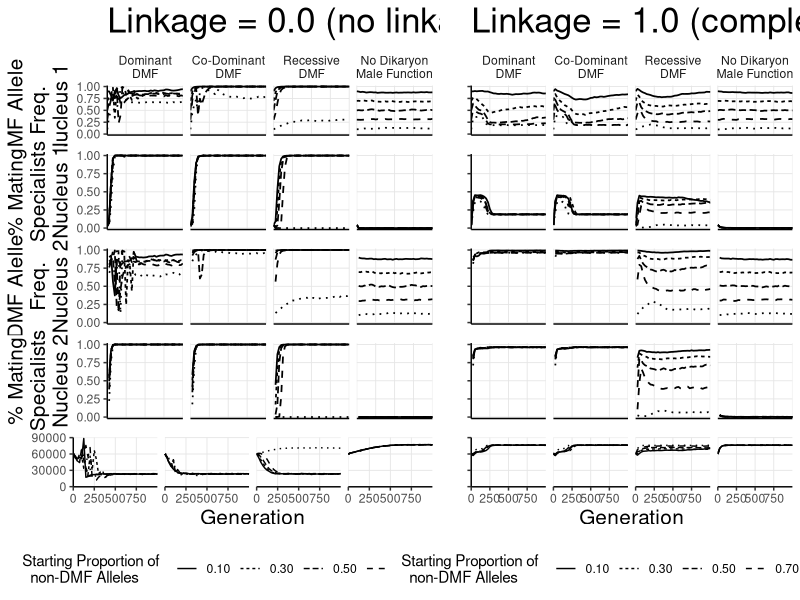

This figure's R source:
library("ggplot2")
library("tidyr")
library(gridExtra)

# prep --------------------------------------------------------------------


setwd("/Users/user/Desktop/BMS/fig_competition")
#loads dataset
d1 <- read.csv("output.grouped.V5.3.third.csv",row.names = NULL)
d1$trt <- sub("temp_","",d1$trt)
d2 <- separate(d1,trt,c("linkage","role","prop"),sep="_")
d2$role[d2$role==0] <- "Dominant\nDMF"
d2$role[d2$role==1] <- "Co-Dominant\nDMF"
d2$role[d2$role==2] <- "Recessive\nDMF"
d2$role[d2$role==3] <- "No Dikaryon\nMale Function"
d2$role <- factor(d2$role,c("Dominant\nDMF","Co-Dominant\nDMF","Recessive\nDMF","No Dikaryon\nMale Function"))
#proprotion maters is 
d2$non_zero <- (d2$zero1+d2$lt151+d2$gt151)-d2$zero1
d2$p_maters <- (d2$gt151+d2$gt152)/(d2$lt151+d2$gt151+d2$lt152+d2$gt152)
d2$p_maters1 <- (d2$gt151)/(d2$lt151+d2$gt151)
d2$p_maters2 <- (d2$gt152)/(d2$lt152+d2$gt152)
d2$mat      <- (d2$mat1+d2$mat2)/(d2$tot1+d2$tot2)
d_link   <- d2[d2$linkage=="link",]
d_unlink <- d2[d2$linkage=="unlink",]

# linked ------------------------------------------------------------------
lmaters1 <- ggplot(data=d_link,aes(x=gen,y=p_maters1)) +
  scale_x_continuous(expand=c(0,0),limits=c(0,1000))+
  scale_y_continuous(expand=c(0,0),limits=c(-0.02,1.02))+
  geom_line(aes(group=prop,lty=prop),size=0.6) + facet_grid(cols=vars(d_link$role)) + 
  theme_classic() + theme(axis.title.x = element_blank(),
                     axis.text = element_blank(),
                     axis.ticks.x = element_blank(),
                     panel.grid.minor = element_blank(),
                     panel.grid.major = element_line(size=0.3,colour="grey90"),
                     plot.title = element_text(size=25),
                     strip.background = element_blank(),
                     legend.position = "none") + 
  ggtitle("Linkage = 1.0 (complete linkage)") +
  ylab("")
  #ylab("Proportion of\nmale function\nmating types 1")
lmaters2 <- ggplot(data=d_link,aes(x=gen,y=p_maters2)) + 
  scale_x_continuous(expand=c(0,0),limits=c(0,1000))+
  scale_y_continuous(expand=c(0,0),limits=c(-0.02,1.02))+
  geom_line(aes(group=prop,lty=prop),size=0.6) + facet_grid(cols=vars(d_link$role)) + 
  theme_classic() + theme(axis.title.x = element_blank(),
                     axis.text = element_blank(),
                     strip.text = element_blank(),
                     axis.ticks.x = element_blank(),
                     panel.grid.minor = element_blank(),
                     panel.grid.major = element_line(size=0.3,color="grey90"),
                     legend.position = "none") + 
  ylab("")
  #ylab("Proportion of\nmale function\nmating types 2")
lparasites1 <- ggplot(data=d_link,aes(x=gen,y=mat1/tot1)) + geom_line(aes(group=prop,lty=prop),size=0.6) + facet_grid(cols=vars(d_link$role)) + 
  scale_x_continuous(expand=c(0,0),limits=c(0,1000))+
  scale_y_continuous(expand=c(0,0),limits=c(-0.02,1.02))+
  theme_classic() + theme(axis.title.x = element_blank(),
                     strip.text.x = element_blank(),
                     axis.text = element_blank(),
                     axis.ticks.x = element_blank(),
                     panel.grid.minor = element_blank(),
                     panel.grid.major = element_line(size=0.3,color="grey90"),
                     legend.position = "none") + 
  ylab("")
  #ylab(" >66% Mating\nFitness\nNucleus 1")
lparasites2 <- ggplot(data=d_link,aes(x=gen,y=mat2/tot2)) + geom_line(aes(group=prop,lty=prop),size=0.6) + facet_grid(cols=vars(d_link$role)) + 
  scale_x_continuous(expand=c(0,0),limits=c(0,1000))+
  scale_y_continuous(expand=c(0,0),limits=c(-0.02,1.02))+
  theme_classic() + theme(axis.title.x = element_blank(),
                     strip.text.x = element_blank(),
                     axis.text = element_blank(),
                     axis.ticks.x = element_blank(),
                     panel.grid.minor = element_blank(),
                     panel.grid.major = element_line(size=0.3,color="grey90"),
                     legend.position = "none") + 
  labs(lty="Initial Proportion of non-maters")+
  xlab("Generations") + ylab("")

lpop_size <- ggplot(data=d_link,aes(x=gen,y=non_zero)) + geom_line(aes(group=prop,lty=prop)) + facet_grid(cols=vars(d_link$role)) + 
  scale_x_continuous(expand=c(0,0),limits=c(0,1000),breaks=c(0,250,500,750))+
  scale_y_continuous(expand=c(0,0),limits=c(-200,90200),breaks=c(0,30000,60000,90000))+
  theme_classic() + 
  labs(y="",x="Generation",lty="Starting Proportion of  \n  non-DMF Alleles") +
  theme(
    panel.grid.minor=element_blank(),
    axis.text.y=element_blank(),
    axis.title.x = element_text(size=15),
    panel.grid.major=element_line(size=0.3,color="grey90"),
    strip.text.x=element_blank(),
    legend.position="bottom"
  )



# unlinked ----------------------------------------------------------------
umaters1 <- ggplot(data=d_unlink,aes(x=gen,y=p_maters1)) +
  scale_x_continuous(expand=c(0,0),limits=c(0,1000))+
  scale_y_continuous(expand=c(0,0),limits=c(-0.02,1.02))+
  geom_line(aes(group=prop,lty=prop),size=0.6) + facet_grid(cols=vars(d_unlink$role)) + 
  theme_classic() + theme(axis.title.x = element_blank(),
                     axis.text.x = element_blank(),
                     axis.ticks.x = element_blank(),
                     axis.title.y = element_text(size=15),
                     panel.grid.minor = element_blank(),
                     plot.title = element_text(size=25),
                     panel.grid.major = element_line(size=0.3,colour="grey90"),
                     strip.background = element_blank(),
                     legend.position = "none") + 
  ggtitle("Linkage = 0.0 (no linkage)") +
  ylab("DMF Allele\nFreq.\nNucleus 1")
umaters2 <- ggplot(data=d_unlink,aes(x=gen,y=p_maters2)) + 
  scale_x_continuous(expand=c(0,0),limits=c(0,1000))+
  scale_y_continuous(expand=c(0,0),limits=c(-0.02,1.02))+
  geom_line(aes(group=prop,lty=prop),size=0.6) + facet_grid(cols=vars(d_unlink$role)) + 
  theme_classic() + theme(axis.title.x = element_blank(),
                     axis.text.x = element_blank(),
                     strip.text = element_blank(),
                     axis.title.y = element_text(size=15),
                     axis.ticks.x = element_blank(),
                     panel.grid.minor = element_blank(),
                     panel.grid.major = element_line(size=0.3,color="grey90"),
                     legend.position = "none") + 
  ylab("DMF Alelle\nFreq.\nNucleus 2")

uparasites1 <- ggplot(data=d_unlink,aes(x=gen,y=mat1/tot1)) + geom_line(aes(group=prop,lty=prop),size=0.6) + facet_grid(cols=vars(d_unlink$role)) + 
  scale_x_continuous(expand=c(0,0),limits=c(0,1000))+
  scale_y_continuous(expand=c(0,0),limits=c(-0.02,1.02))+
  theme_classic() + theme(axis.title.x = element_blank(),
                     strip.text.x = element_blank(),
                     axis.text.x = element_blank(),
                     axis.title.y = element_text(size=15),
                     axis.ticks.x = element_blank(),
                     panel.grid.minor = element_blank(),
                     panel.grid.major = element_line(size=0.3,color="grey90"),
                     legend.position = "none") + 
  ylab("% Mating\nSpecialists\nNucleus 1")
uparasites2 <- ggplot(data=d_unlink,aes(x=gen,y=mat2/tot2)) + geom_line(aes(group=prop,lty=prop),size=0.6) + facet_grid(cols=vars(d_unlink$role)) + 
  scale_x_continuous(expand=c(0,0),limits=c(0,1000))+
  scale_y_continuous(expand=c(0,0),limits=c(-0.02,1.02))+
  theme_classic() + theme(axis.title.x = element_blank(),
                     strip.text.x = element_blank(),
                     axis.text.x = element_blank(),
                     axis.title.y = element_text(size=15),
                     axis.ticks.x = element_blank(),
                     panel.grid.minor = element_blank(),
                     panel.grid.major = element_line(size=0.3,color="grey90"),
                     legend.position = "none") + 
  labs(lty="Initial Proportion of non-maters")+
  xlab("Generations") + ylab("% Mating\nSpecialists\nNucleus 2")

upop_size <- ggplot(data=d_unlink,aes(x=gen,y=non_zero)) + geom_line(aes(group=prop,lty=prop)) + facet_grid(cols=vars(d_unlink$role)) + 
  scale_x_continuous(expand=c(0,0),limits=c(0,1000),breaks=c(0,250,500,750))+
  scale_y_continuous(expand=c(0,0),limits=c(-200,90200),breaks=c(0,30000,60000,90000))+
  theme_classic() + 
  labs(y="",x="Generation",lty="Starting Proportion of  \n  non-DMF Alleles") +
  theme(
    panel.grid.minor=element_blank(),
    axis.title.y = element_text(size=15),
    axis.title.x = element_text(size=15),
    panel.grid.major=element_line(size=0.3,color="grey90"),
    strip.text.x=element_blank(),
    legend.position="bottom")




# plotting ----------------------------------------------------------------


#grid.arrange(lmaters1,lparasites1,lmaters2,lparasites2,
#             nrow=4,heights=c(1.3,1,1,1.5))
#grid.arrange(umaters1,uparasites1,umaters2,uparasites2,
#             nrow=4,heights=c(1.3,1,1,1.5))
pdf("/Users/user/Desktop/Basid.Sex.Sim/Fig4_competition/fig_comp.May2.pdf",width=12,height=8.3)
grid.arrange(umaters1,lmaters1,
             uparasites1,lparasites1,
             umaters2,lmaters2,
             uparasites2,lparasites2,
             upop_size,lpop_size,
             nrow=5,heights=c(1.55,1,1,1,1.8),widths=c(0.55,0.45))
dev.off()

